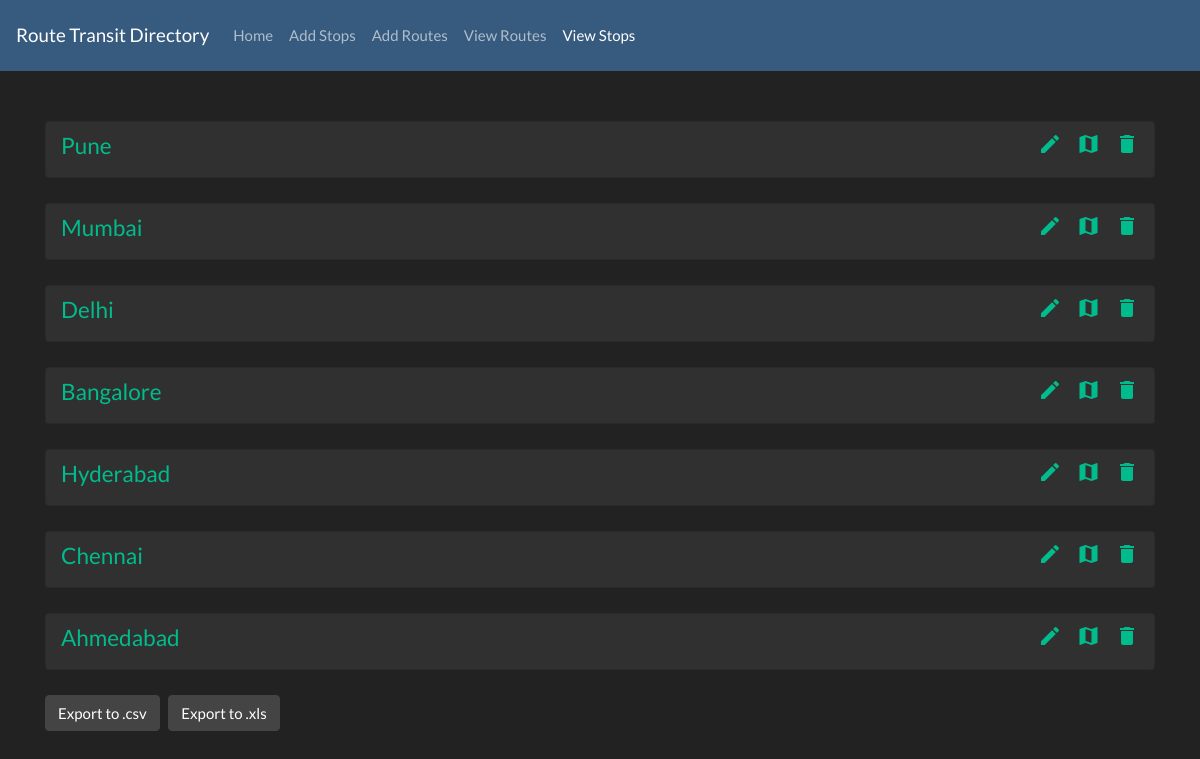
Page /views_stops/ on the committed database.
### RoutesAndStops/models.py (models this page shows, shortened)
class Stop(models.Model):
    name = models.CharField(verbose_name="Name", unique=True, blank=False, null=False, max_length=50)
    latitudes = models.DecimalField(verbose_name="Latitudes", max_digits=9, decimal_places=6)
    longitudes = models.DecimalField(verbose_name="Longitudes", max_digits=9, decimal_places=6)

### RoutesAndStops/views.py (the view)
# urls.py: path('views_stops/', home_views.view_stops, name='views_stops'),
def view_stops(request):
    try:
        context = dict()
        context['Stops'] = Facade.get_all_stops()
        return render(request, 'RoutesAndStops/Stops/view_stops.html', context=context)
    except Exception as e:
        print(e)

### RoutesAndStops/Facade.py (called while the page is built)
    @classmethod
    def get_all_stops(cls):
        return Stop.objects.all()

### templates/RoutesAndStops/Stops/view_stops.html (shortened to what this page needs)
{% extends 'base.html' %}
{% block content %}
<div class="container">
    <div class="panel-group" id="accordion">
        {% for stop in Stops %}
        <div class="card" style="padding: 10px 15px 10px 15px; margin-bottom: 25px;">
            <div class="panel panel-default">
                <div class="panel-heading" style="display: flex; justify-content: space-between">
                    <h4 class="panel-title">
                        <a data-toggle="collapse" data-parent="#accordion" href="#collapse{{ stop.id }}">
                        {{ stop.name }}</a>
                    </h4>
                    <div>
                        <a href="/stops/{{ stop.id }}"><i class="material-icons" title="Edit Stop">edit</i></a>&nbsp;&nbsp;&nbsp;&nbsp;
                        <a href="/get_map_for_stop/{{ stop.id }}" title="Show on Map"><i class="material-icons" >map</i></a>&nbsp;&nbsp;&nbsp;&nbsp;
                        <a href="#" onclick="check_stop_in_routes('{{ stop.name }}')" title="Delete Stop"><i class="material-icons" >delete</i></a>
                    </div>
                </div>
            </div>
        </div>
        {% endfor %}
    <a href="{% url 'export_stops' 'csv' %}" class="btn btn-secondary">Export to .csv</a>&nbsp;&nbsp;&nbsp;<a href="{% url 'export_stops' 'xls' %}" class="btn btn-secondary">Export to .xls</a>
    </div>
</div>
{% endblock %}

### rows in the picture
Stop: name "Pune"
Stop: name "Mumbai"
Stop: name "Delhi"
Stop: name "Bangalore"
Stop: name "Hyderabad"
Stop: name "Chennai"
Stop: name "Ahmedabad"
